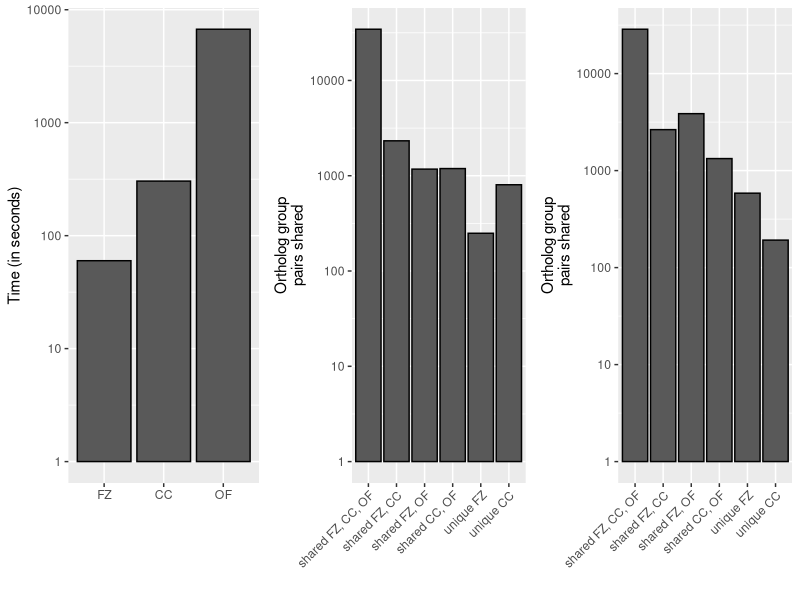

Here is the R script that generated this plot:
library(ggplot2)
library(cowplot)

fulltime <- read.table("full_timing_for_hq.txt", header=T, sep='\t')
hqdat <- read.table("HQ_Counts.txt", header=T, sep='\t')
lqdat <- read.table("LQ_Counts.txt", header=T, sep='\t')

pdf("fig4_bench.pdf", height=3, width=10)

g1 <- ggplot(fulltime, aes(x=reorder(Method, Order), y=Time)) + geom_bar(stat='identity', color='#000000', fill='#595959') + scale_y_log10() + xlab("") + ylab("Time (in seconds)")
g2 <- ggplot(hqdat, aes(x=reorder(Category, Order), y=Count)) + geom_bar(stat='identity', color='#000000', fill='#595959') + scale_y_log10() + xlab("") + ylab("Ortholog group\npairs shared")  + theme(axis.text.x = element_text(angle = 45, vjust = 1, hjust=1))
g3 <- ggplot(lqdat, aes(x=reorder(Category, Order), y=Count)) + geom_bar(stat='identity', color='#000000', fill='#595959') + scale_y_log10() + xlab("") + ylab("Ortholog group\npairs shared") + theme(axis.text.x = element_text(angle = 45, vjust = 1, hjust=1))

plot_grid(g1, g2, g3, nrow=1, align='h')
dev.off()
